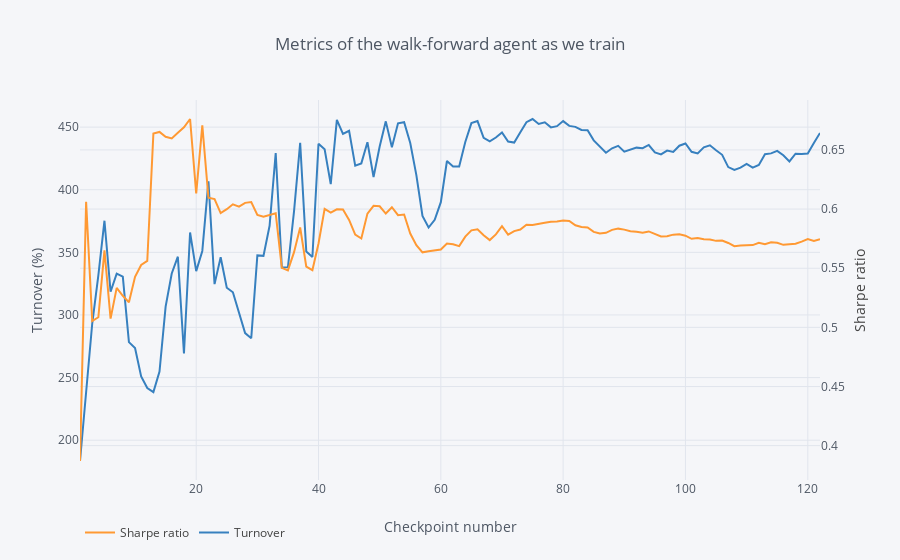

The code cell stored with this chart in its notebook:
### Code cell
nr2episode[gamma].plot_metrics_as_we_train()
